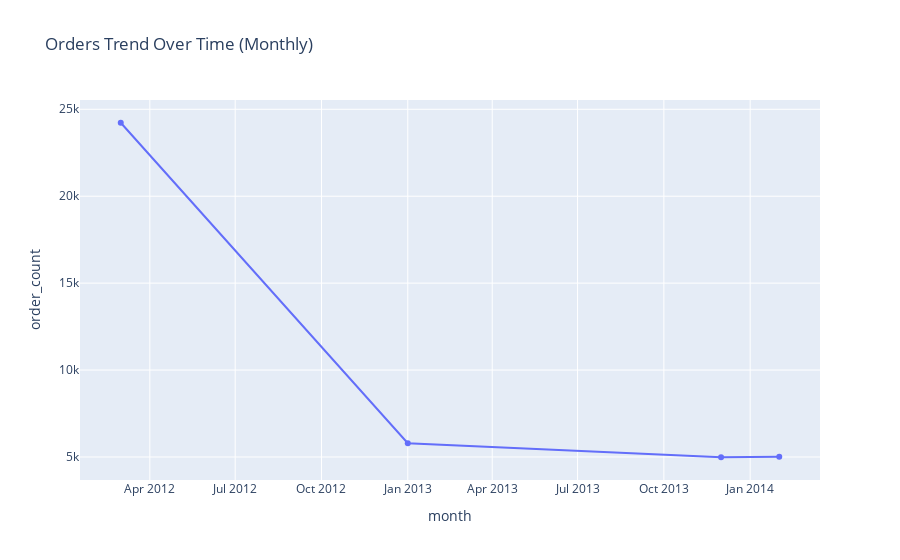

The notebook cell this image was saved under:
### Code cell
df["month"] = pd.to_datetime(df["created_at"]).dt.to_period("M").dt.to_timestamp()
orders_over_time = (df.groupby("month").size().reset_index(name="order_count"))
px.line(orders_over_time,x="month",y="order_count",title="Orders Trend Over Time (Monthly)",markers=True).show()

### Figure 1 — Plotly figure (JSON) as saved in the notebook; plotly's stock layout.template omitted (floating-point values rounded to 4 significant figures)
{"data": [{"hovertemplate": "month=%{x}<br>order_count=%{y}<extra></extra>", "legendgroup": "", "line": {"color": "#636efa", "dash": "solid"}, "marker": {"symbol": "circle"}, "mode": "lines+markers", "name": "", "orientation": "v", "showlegend": false, "type": "scatter", "x": ["2012-03-01T00:00:00", "2013-01-01T00:00:00", "2013-12-01T00:00:00", "2014-02-01T00:00:00"], "xaxis": "x", "y": [24226, 5796, 4985, 5018], "yaxis": "y"}], "layout": {"legend": {"tracegroupgap": 0}, "title": {"text": "Orders Trend Over Time (Monthly)"}, "xaxis": {"anchor": "y", "domain": [0, 1], "title": {"text": "month"}}, "yaxis": {"anchor": "x", "domain": [0, 1], "title": {"text": "order_count"}}}}
